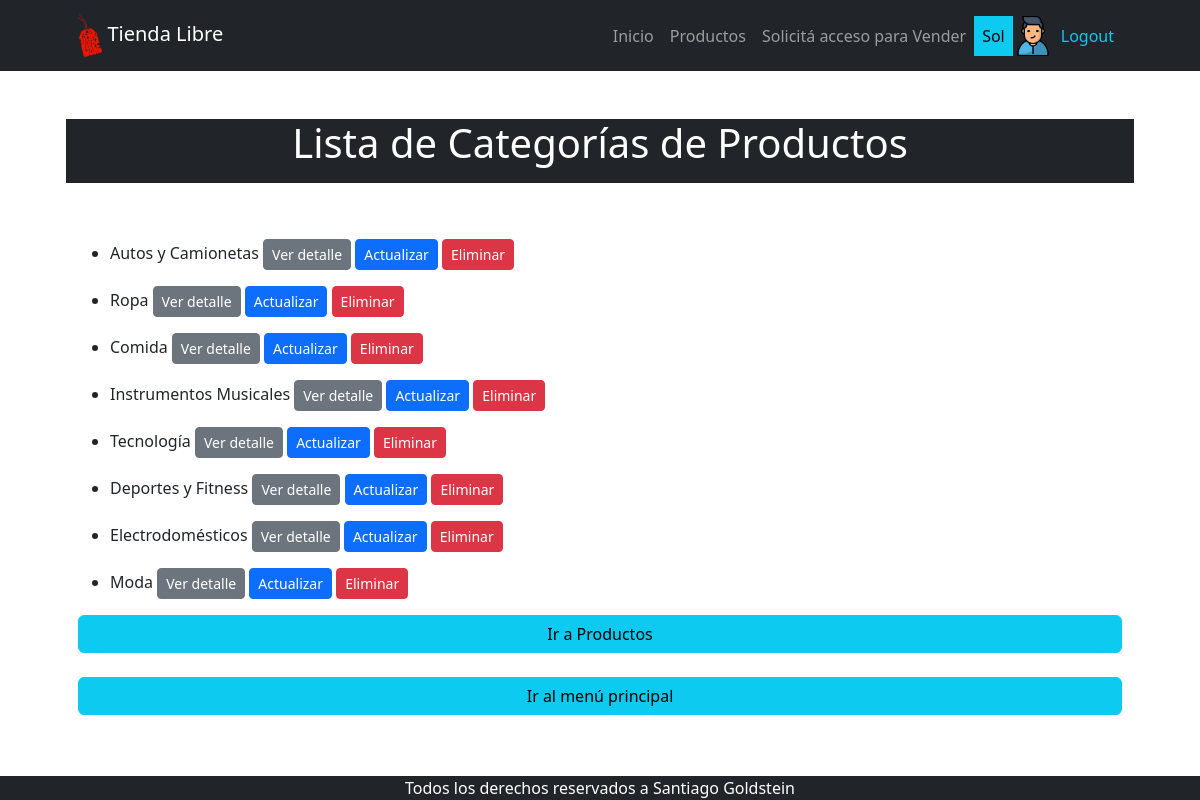
The page /producto/productocategoria/list/ (signed in) on the database its author committed.
### apps/venta/models.py (models this page shows, shortened)
class Vendedor(models.Model):
    usuario = models.OneToOneField(
        User, on_delete=models.CASCADE, related_name="vendedor")
    celular = models.CharField(max_length=50)
    avatar = models.ImageField(upload_to="avatares", blank=True, null=True,)

### apps/producto/models.py (models this page shows, shortened)
class ProductoCategoria(models.Model):
    nombre = models.CharField(max_length=200, unique=True)
    descripcion = models.CharField(
        max_length=250, null=True, blank=True, verbose_name="descripción")
    class Meta:
        verbose_name = "categoría de productos"
        verbose_name_plural = "categorías de productos"

### apps/producto/views.py (the view)
# urls.py: path("productocategoria/list/", views.ProductoCategoriaList.as_view(),
class ProductoCategoriaList(ListView):
    model = models.ProductoCategoria

### apps/producto/templates/producto/productocategoria_list.html
{% extends 'producto/index.html' %}
{% block INDEX_TITULO %}
    Lista de Categorías de Productos
{% endblock INDEX_TITULO %}
{% block INDEX_CONTENIDO %}
    {% if object_list %}
        {% for object in object_list %}
            <ul>
                <li>{{ object.nombre }}
                    <a href="{% url 'producto:productocategoria_detail' object.id %}" class="btn btn-secondary btn-sm">
                        Ver detalle</a>
                    <a href="{% url 'producto:productocategoria_update' object.id %}" class="btn btn-primary btn-sm">
                        Actualizar</a>
                    <a href="{% url 'producto:productocategoria_delete' object.id %}" class="btn btn-danger btn-sm">
                        Eliminar</a>
                </li>
            </ul>
        {% endfor %}
    {% else %}
        <p>no hay elementos</p>
    {% endif %}
    <div class="d-grid gap-3">
        <a href="{% url 'producto:home' %}" class="btn btn-info ">Ir a Productos</a>
    </div>
    <br>
    {% include 'Home/index_back.html' %}
{% endblock INDEX_CONTENIDO %}

### apps/Home/templates/Home/navbar.html (shortened to what this page needs)
{% load static %}
<nav class="navbar navbar-expand-lg navbar-dark bg-dark">
    <div class="container px-5">
        <a class="navbar-brand" href="{% url 'Home:home' %}">
            <img src="{% static 'Home/assets/logo.png' %}" alt="Logo" style="height: 45px;">
            Tienda Libre
        </a>
        <div class="collapse navbar-collapse" id="navbarSupportedContent">
            <ul class="navbar-nav ms-auto mb-2 mb-lg-0">
                <li class="nav-item"><a class="nav-link {% if  request.path == "/" %} active {% endif %}" aria-current="page" href="{% url 'Home:home' %}">Inicio</a></li>
                {% if user.is_authenticated %}
                    <li class="nav-item"><a class="nav-link {% if  request.path == "/producto/" %} active {% endif %}" href="{% url 'producto:home' %}">Productos</a></li>
                    <li class="nav-item"><a class="nav-link {% if  request.path == "/vender/" %} active {% endif %}" href="https://wa.me/+5491139556151" target="_blank">Solicitá acceso para Vender</a></li>
                    <li class="nav-item"><a class="nav-link text-bg-info {% if  request.path == "/" %} active {% endif %}" href="#!">{{ user.username }}</a></li>
                    {% if user.vendedor.avatar.url %}
                        <li class="nav-item"><img src="{{ user.vendedor.avatar.url }}" alt="avatar" class="" style="height: 40px;"></li>
                        {% else %}
                        <li class="nav-item"><img src="{% static 'venta/avatar.png' %}" alt="avatar" class="" style="height: 40px;"></li>
                    {% endif %}
                    <li class="nav-item"><a class="nav-link text-info {% if  request.path == "/logout/" %} active {% endif %}" href="{% url 'Home:logout' %}">Logout</a></li>
                {% endif %}
            </ul>
        </div>
    </div>
</nav>

### rows shown on the page
ProductoCategoria: nombre "Autos y Camionetas"
ProductoCategoria: nombre "Ropa"
ProductoCategoria: nombre "Comida"
ProductoCategoria: nombre "Instrumentos Musicales"
ProductoCategoria: nombre "Tecnología"
ProductoCategoria: nombre "Deportes y Fitness"
ProductoCategoria: nombre "Electrodomésticos"
ProductoCategoria: nombre "Moda"

### other values the page prints
{{ user.username }} "Sol"
